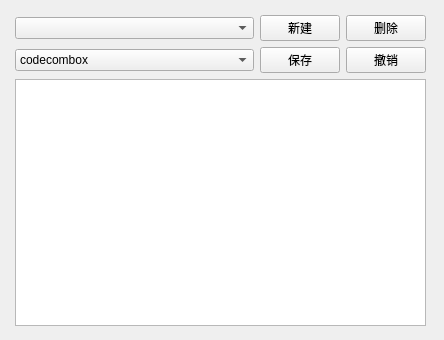
<?xml version="1.0" encoding="UTF-8"?>
<ui version="4.0">
 <class>CSkinOption</class>
 <widget class="QWidget" name="CSkinOption">
  <property name="geometry">
   <rect>
    <x>0</x>
    <y>0</y>
    <width>444</width>
    <height>340</height>
   </rect>
  </property>
  <property name="windowTitle">
   <string>Form</string>
  </property>
  <widget class="QWidget" name="layoutWidget">
   <property name="geometry">
    <rect>
     <x>10</x>
     <y>10</y>
     <width>421</width>
     <height>321</height>
    </rect>
   </property>
   <layout class="QGridLayout" name="gridLayout">
    <property name="leftMargin">
     <number>5</number>
    </property>
    <property name="topMargin">
     <number>5</number>
    </property>
    <property name="rightMargin">
     <number>5</number>
    </property>
    <property name="bottomMargin">
     <number>5</number>
    </property>
    <item row="1" column="2">
     <widget class="QPushButton" name="btnno">
      <property name="sizePolicy">
       <sizepolicy hsizetype="Fixed" vsizetype="Fixed">
        <horstretch>0</horstretch>
        <verstretch>0</verstretch>
       </sizepolicy>
      </property>
      <property name="text">
       <string>撤销</string>
      </property>
     </widget>
    </item>
    <item row="2" column="0" colspan="3">
     <widget class="QTextEdit" name="textEdit"/>
    </item>
    <item row="0" column="0">
     <widget class="QComboBox" name="stylenamebox"/>
    </item>
    <item row="0" column="1">
     <widget class="QPushButton" name="btnnew">
      <property name="sizePolicy">
       <sizepolicy hsizetype="Fixed" vsizetype="Fixed">
        <horstretch>0</horstretch>
        <verstretch>0</verstretch>
       </sizepolicy>
      </property>
      <property name="text">
       <string>新建</string>
      </property>
     </widget>
    </item>
    <item row="1" column="0">
     <widget class="QComboBox" name="unitbox">
      <item>
       <property name="text">
        <string>codecombox</string>
       </property>
      </item>
      <item>
       <property name="text">
        <string>codetoolbar</string>
       </property>
      </item>
      <item>
       <property name="text">
        <string>lineedit</string>
       </property>
      </item>
      <item>
       <property name="text">
        <string>menu</string>
       </property>
      </item>
      <item>
       <property name="text">
        <string>menubar</string>
       </property>
      </item>
      <item>
       <property name="text">
        <string>processbar</string>
       </property>
      </item>
      <item>
       <property name="text">
        <string>projectbar</string>
       </property>
      </item>
      <item>
       <property name="text">
        <string>projectbtn</string>
       </property>
      </item>
      <item>
       <property name="text">
        <string>projectcombox</string>
       </property>
      </item>
      <item>
       <property name="text">
        <string>projectSUBmenu</string>
       </property>
      </item>
      <item>
       <property name="text">
        <string>projectRightmenu</string>
       </property>
      </item>
      <item>
       <property name="text">
        <string>projectList</string>
       </property>
      </item>
      <item>
       <property name="text">
        <string>filesList</string>
       </property>
      </item>
     </widget>
    </item>
    <item row="1" column="1">
     <widget class="QPushButton" name="btnyes">
      <property name="sizePolicy">
       <sizepolicy hsizetype="Fixed" vsizetype="Fixed">
        <horstretch>0</horstretch>
        <verstretch>0</verstretch>
       </sizepolicy>
      </property>
      <property name="text">
       <string>保存</string>
      </property>
     </widget>
    </item>
    <item row="0" column="2">
     <widget class="QPushButton" name="btndel">
      <property name="text">
       <string>删除</string>
      </property>
     </widget>
    </item>
   </layout>
  </widget>
 </widget>
 <resources/>
 <connections/>
</ui>
